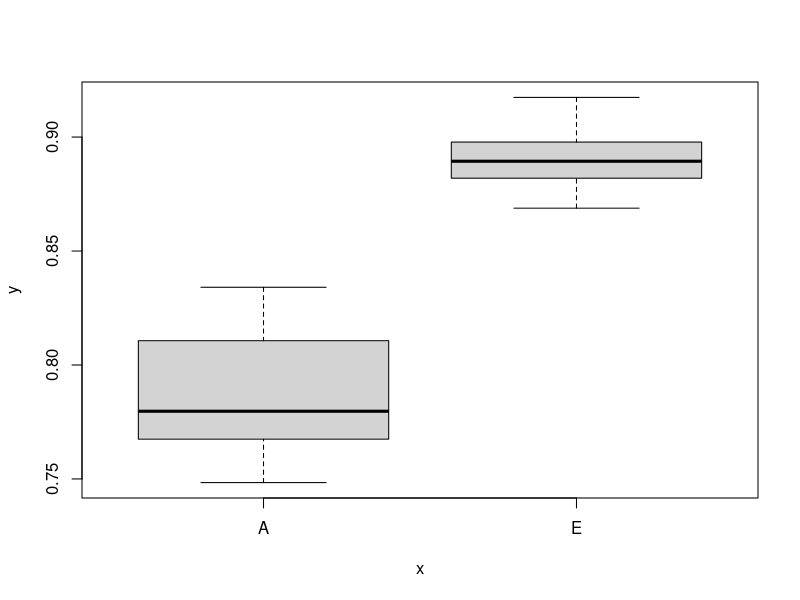
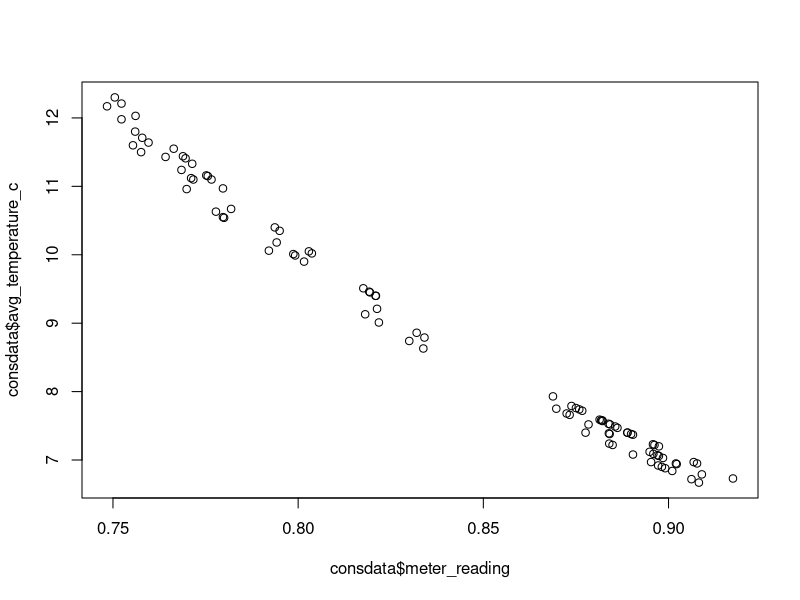
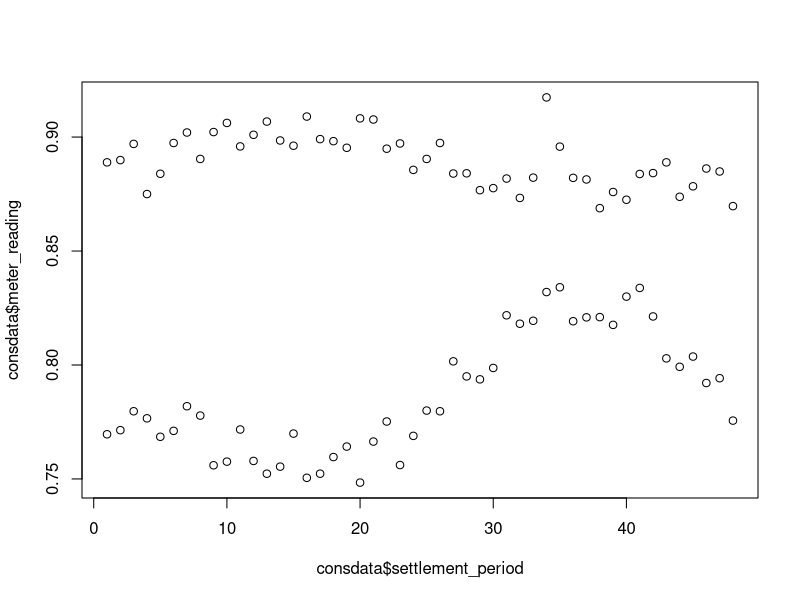
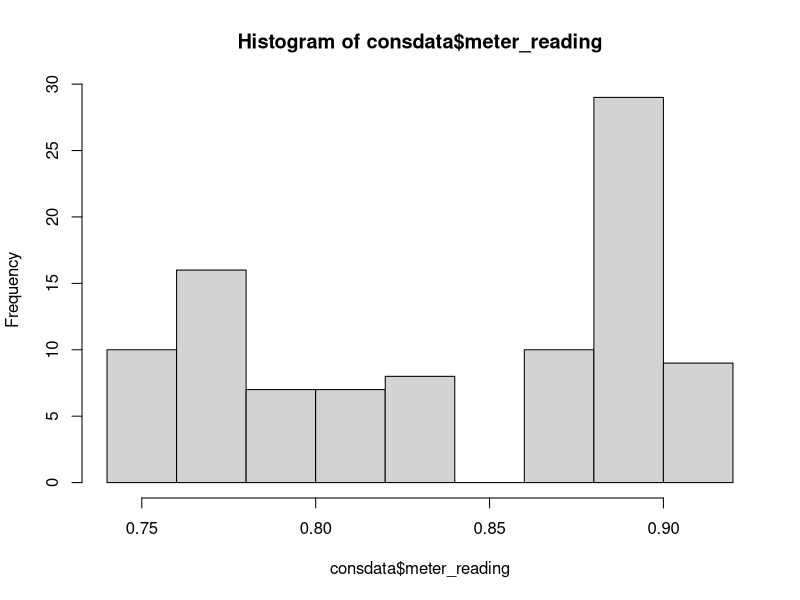
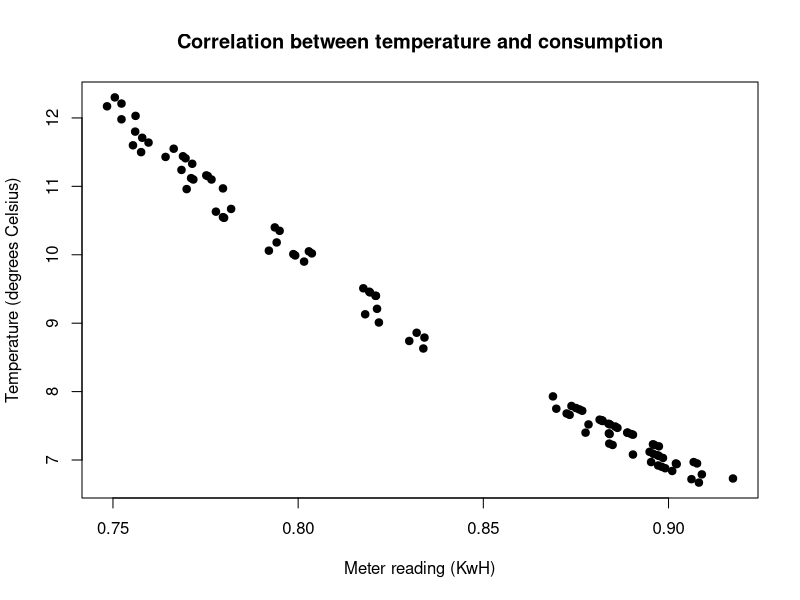
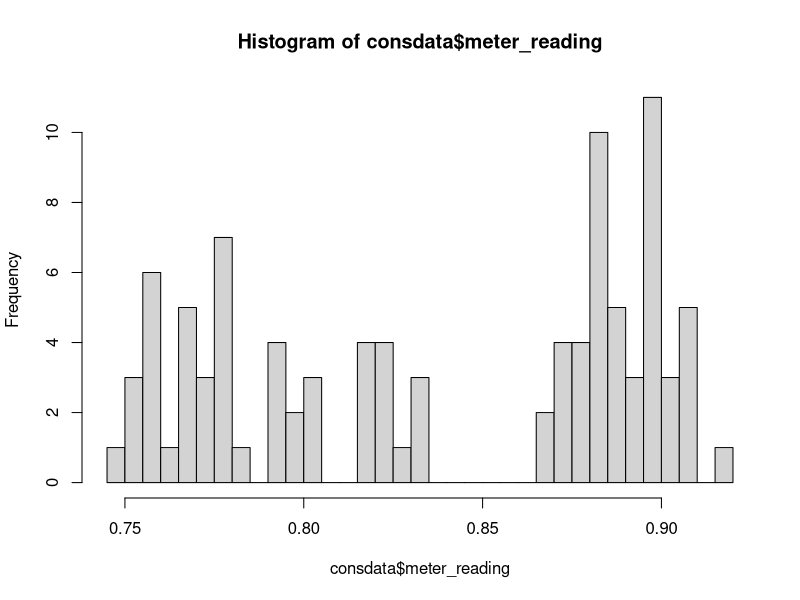
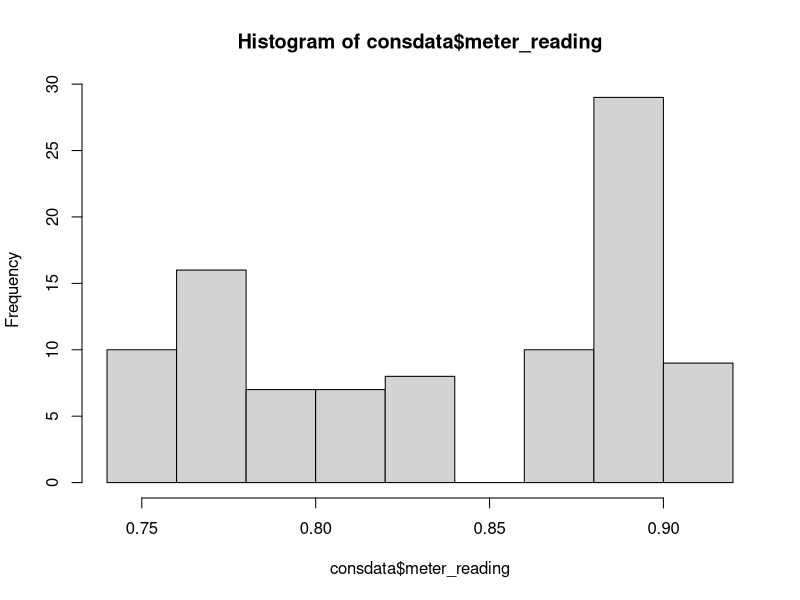

The R script that drew these images, in order:
## ---- chunk 1
consdata <- read.csv("consdata.csv", header = TRUE, stringsAsFactors = TRUE)

head(consdata, n = 2)

## ---- chunk 2

is.numeric(consdata$meter_reading) ## we could also do is.numeric(consdata[,1]) as per our last session on subsetting

is.numeric(consdata$actual_estimate)

is.factor(consdata$actual_estimate)

## ---- chunk 3
is(consdata$meter_reading)

is(consdata$actual_estimate)

## ---- chunk 4

consdata$meter_reading <- as.character(consdata$meter_reading)

is.character(consdata$meter_reading)

consdata$meter_reading <- as.numeric(consdata$meter_reading)
## ---- chunk 5
datetest <- "12/12/2018"
datetest <- as.Date(datetest, format = "%d/%m/%Y")
is(datetest)
## ---- chunk 6
consdata$settlement_date <- as.character(consdata$settlement_date)
consdata$settlement_date <- as.Date(consdata$settlement_date, format = "%d/%m/%Y")
## ---- chunk 7
datetest <- 17940
datetest <- as.Date(datetest, origin = as.Date("01/01/1970", format = "%d/%m/%Y"))
datetest
## ---- chunk 8
mean(consdata$meter_reading)
median(consdata$meter_reading)
sd(consdata$meter_reading)
quantile(consdata$meter_reading)
## ---- chunk 9
summary(consdata)
## ---- chunk 10
tapply(consdata, consdata$actual_estimate, summary)
## ---- chunk 11
plot(x = consdata$actual_estimate, y = consdata$meter_reading)
## ---- chunk 12
plot(x = consdata$meter_reading,y = consdata$avg_temperature_c)
## ---- chunk 13
plot(x = consdata$settlement_period, y = consdata$meter_reading)
## ---- chunk 14
hist(consdata$meter_reading)
## ---- chunk 15
plot(consdata$meter_reading, consdata$avg_temperature_c,
     main = "Correlation between temperature and consumption",
     xlab = "Meter reading (KwH)",
     ylab = "Temperature (degrees Celsius)",
     pch = 19)
## ---- chunk 16
hist(consdata$meter_reading, breaks = 30)
hist(consdata$meter_reading)
